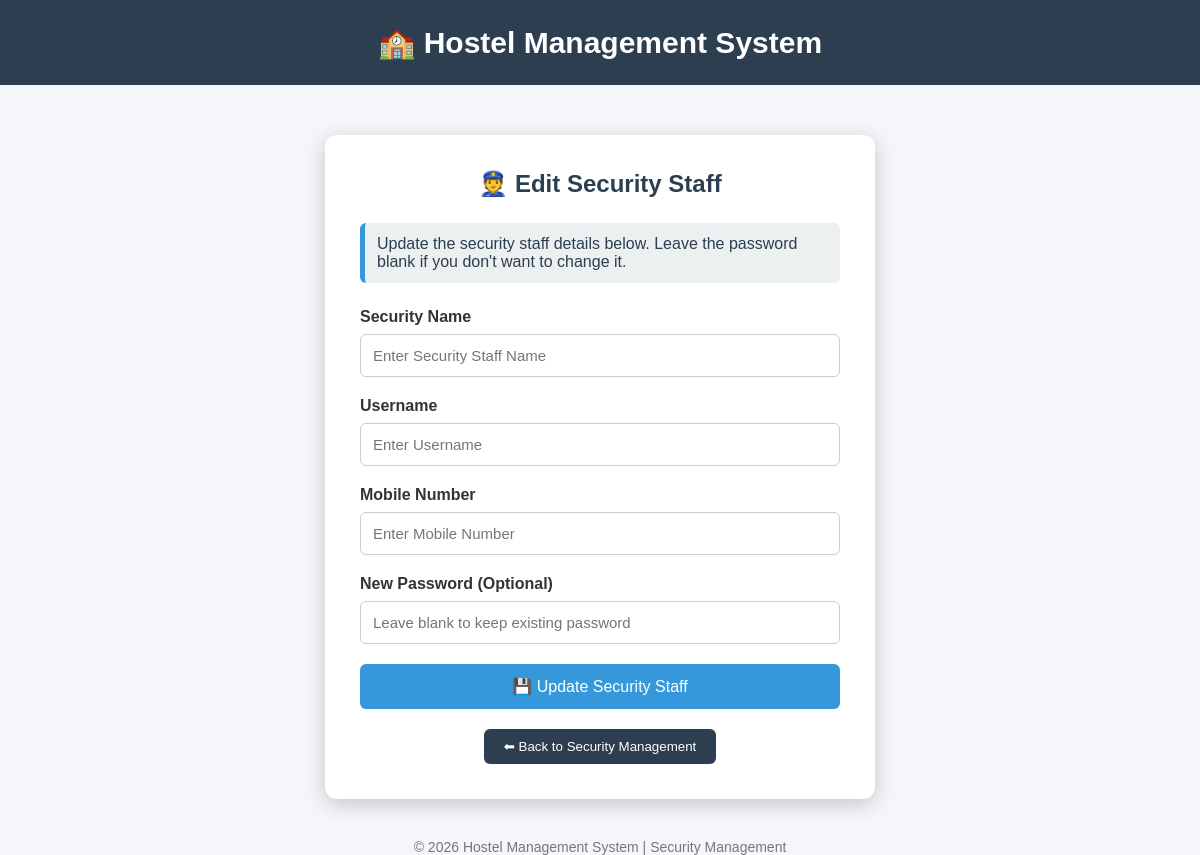
Page /admin/edit_security/1 (signed in) on the earlier database version.
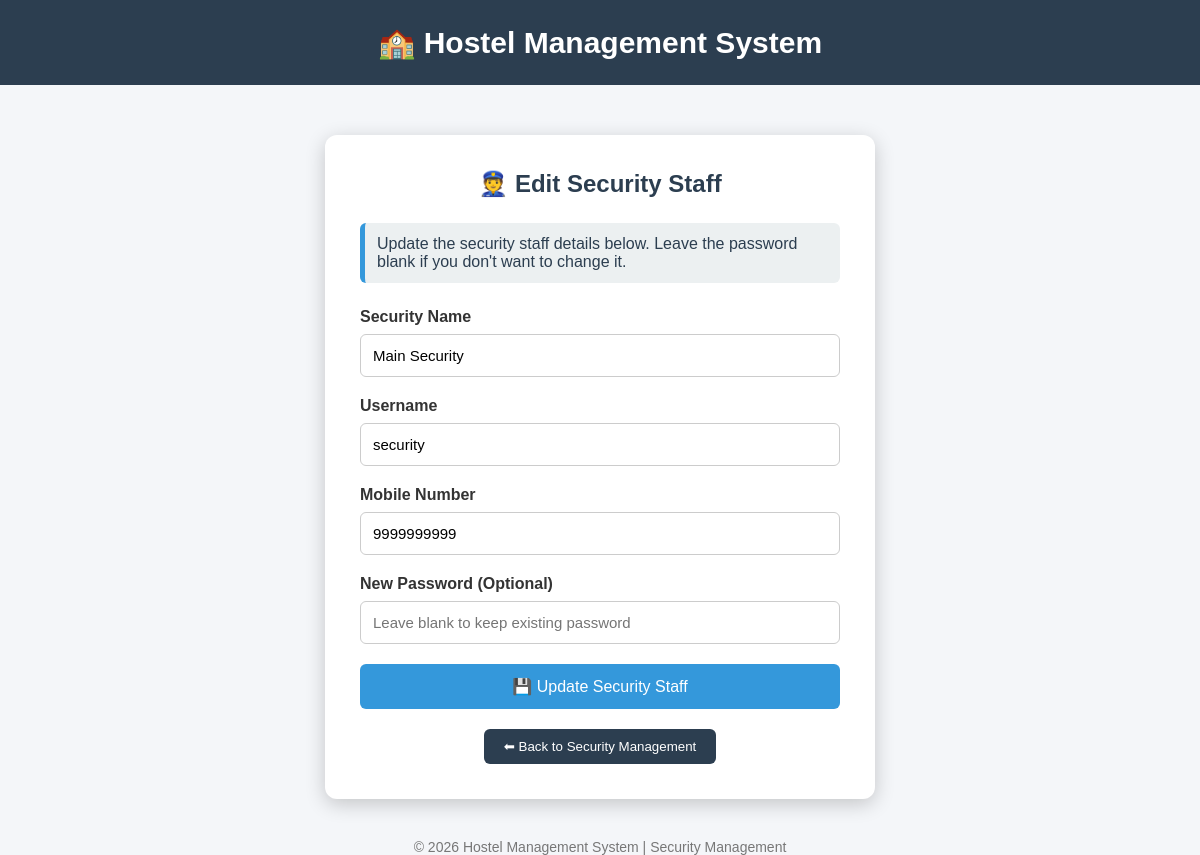
Same page on the later database version.
### tables this page shows
CREATE TABLE security(

    id INTEGER PRIMARY KEY AUTOINCREMENT,

    college_code TEXT NOT NULL,

    security_name TEXT NOT NULL,

    username TEXT UNIQUE NOT NULL,

    mobile TEXT NOT NULL,

    password TEXT NOT NULL,

    FOREIGN KEY(college_code)
    REFERENCES colleges(college_code)
    ON DELETE CASCADE

);

### app.py (the view, shortened to what this page needs)
@app.route("/admin/edit_security/<int:security_id>", methods=["GET", "POST"])
def edit_security(security_id):
    if "college_id" not in session:
        return redirect(url_for("admin_login"))
    conn = sqlite3.connect("hostel.db")
    cursor = conn.cursor()
    cursor.execute("""
    SELECT
        id,
        security_name,
        username,
        mobile
    FROM security
    WHERE id=?
    """, (security_id,))
    security = cursor.fetchone()
    conn.close()
    return render_template(
        "edit_security.html",
        security=security
    )

### templates/edit_security.html (shortened to what this page needs)
<!DOCTYPE html>
<html>
<head>
</head>
<body>
<div class="header">
🏫 Hostel Management System
</div>
<div class="container">
<div class="card">
<h2>👮 Edit Security Staff</h2>
<div class="info">
Update the security staff details below. Leave the password blank if you don't want to change it.
</div>
<form method="POST">
<label>Security Name</label>
<input
type="text"
name="security_name"
value="{{ security[1] }}"
placeholder="Enter Security Staff Name"
required>
<label>Username</label>
<input
type="text"
name="username"
value="{{ security[2] }}"
placeholder="Enter Username"
required>
<label>Mobile Number</label>
<input
type="tel"
name="mobile"
value="{{ security[3] }}"
placeholder="Enter Mobile Number"
maxlength="10"
pattern="[0-9]{10}"
required>
<label>New Password (Optional)</label>
<input
type="password"
name="password"
placeholder="Leave blank to keep existing password">
<button
type="submit"
class="update-btn">
💾 Update Security Staff
</button>
</form>
<div class="back">
<a href="/admin/security">
<button type="button">
⬅ Back to Security Management
</button>
</a>
</div>
</div>
</div>
<div class="footer">
© 2026 Hostel Management System | Security Management
</div>
</body>
</html>

Differences in the rows shown:
added security: security_name "Main Security", username "security", mobile "9999999999"
